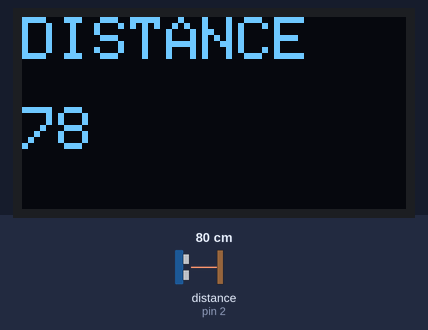
Bench run of a sketch on a simulated Arduino Uno, built with avr-gcc and run on an emulated ATmega328P. On the bench: 128×64 one-colour display. Wiring (inferred from the names in the program): ultrasonic range finder: trigger pin 3; echo pin 2. Inputs (shaded band) come from the test bench; at power-on: distance to the obstacle (sensor on pin 2) 80 cm. The echo pulse lasts 58.3 µs per cm; the display library's start-up logo is not drawn; what the sketch prints to the serial monitor is not drawn.

Above: at 3.2 s.
3.3 s: distance to the obstacle (sensor on pin 2) set to 120 cm
At 4.5 s:
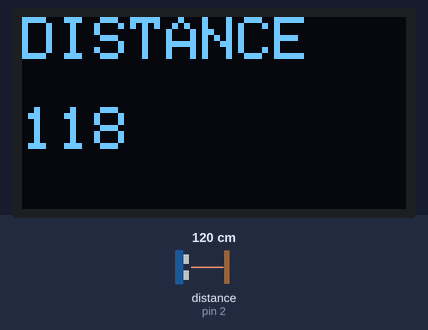
4.9 s: distance to the obstacle (sensor on pin 2) set to 60 cm
At 6.2 s:
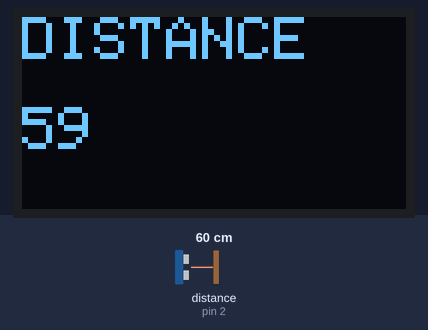
6.6 s: distance to the obstacle (sensor on pin 2) set to 2 cm
At 8.0 s:
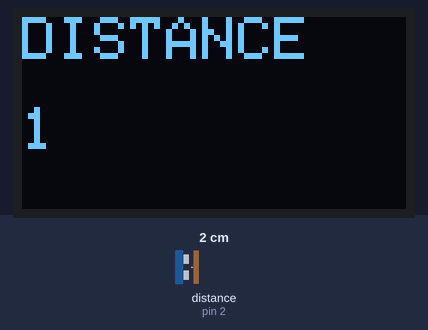
Timing chart, 0 to 9.6 s (numbered marks = the images above; inputs shaded):
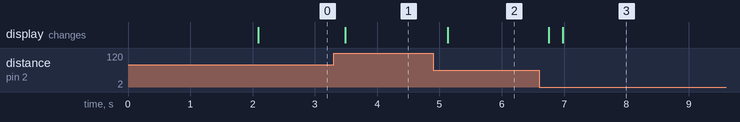

Measured:
- after the input at 3.3 s, the display: changes after 0.19 s (image 1)
- after the input at 4.9 s, the display: changes after 0.24 s (image 2)
- after the input at 6.6 s, the display: first changes after 0.15 s (image 3 shows a later state)

The sketch:

Ultrasonic_level_meter_OLED.ino
```cpp
/*
 *      ======================
 *      Ultrasonic level meter
 *      By Alexander Noyanov
 *      ======================
 *
 *  TODO:
 *  o Connect and get value from Ultrasonic sensor HC-SR04
 *  o Connect OLED screen and print values on it
 *  o Drawing level bar on the screen
 *  o Send sensors data on the web with ETHERNET module/shield
 *  o
 *
 */

// FOR OLED:
#include <SPI.h>
#include <Wire.h>
#include <Adafruit_GFX.h>
#include <Adafruit_SSD1306.h>

#define SCREEN_WIDTH 128 // OLED display width, in pixels
#define SCREEN_HEIGHT 64 // OLED display height, in pixels

// Declaration for an SSD1306 display connected to I2C (SDA, SCL pins)
#define OLED_RESET     -1 // Reset pin # (or -1 if sharing Arduino reset pin)
Adafruit_SSD1306 display(SCREEN_WIDTH, SCREEN_HEIGHT, &Wire, OLED_RESET);

 int sensEchoPin = 2;
 int sensTrigPin = 3;


long getLevel(int echoPin,int trigPin){
  // Clears the trigPin condition
  long _duration;
  int _distance;
  digitalWrite(trigPin, LOW);
  delayMicroseconds(2);
  // Sets the trigPin HIGH (ACTIVE) for 10 microseconds
  digitalWrite(trigPin, HIGH);
  delayMicroseconds(10);
  digitalWrite(trigPin, LOW);
  // Reads the echoPin, returns the sound wave travel time in microseconds
  _duration = pulseIn(echoPin, HIGH);
  // Calculating the distance
  _distance = _duration * 0.034 / 2; // Speed of sound wave divided by 2 (go and back)
  // Displays the distance on the Serial Monitor
  Serial.print("Distance: ");
  Serial.print(_distance);
  Serial.println(" cm");

  return _distance;
}

void OLEDPrintLevel(int sensLevel){
  display.clearDisplay();
  display.setCursor(0,0);
  display.setTextSize(2);             // Draw 2X-scale text
  display.setTextColor(SSD1306_WHITE);
  display.print(F("DISTANCE"));
  display.setCursor(0,30);
  display.println(sensLevel);
  display.display();
  delay(200);
}


void testdrawstyles() {
  display.clearDisplay();

//  display.setTextSize(1);             // Normal 1:1 pixel scale
//  display.setTextColor(SSD1306_WHITE);        // Draw white text
//  display.setCursor(0,0);             // Start at top-left corner
//  display.println(F("Hello, world!"));
//
//  display.setTextColor(SSD1306_BLACK, SSD1306_WHITE); // Draw 'inverse' text
//  display.println(3.141592);

  int sensDistance = 100;

  display.setTextSize(2);             // Draw 2X-scale text
  display.setTextColor(SSD1306_WHITE);
  display.print(F("LEVEL"));
  display.setCursor(0,30);
  display.println(sensDistance);

  display.display();
  delay(2000);
}


void OLEDSetup(){
  // SSD1306_SWITCHCAPVCC = generate display voltage from 3.3V internally
  if(!display.begin(SSD1306_SWITCHCAPVCC, 0x3C)) { // Address 0x3D for 128x64 (C ADRESS NAME!!!!)
    Serial.println(F("SSD1306 allocation failed"));
    for(;;); // Don't proceed, loop forever
  }
  display.display();

  delay(2000); // Pause for 2 seconds

  // Clear the buffer
  display.clearDisplay();

}

void setup() {
  // put your setup code here, to run once:
  pinMode(sensTrigPin, OUTPUT); // Sets the trigPin as an OUTPUT
  pinMode(sensEchoPin, INPUT); // Sets the echoPin as an INPUT
  Serial.begin(9600); // // Serial Communication is starting with 9600 of baudrate speed
  Serial.println("Ultrasonic Sensor HC-SR04 Test"); // print some text in Serial Monitor
  Serial.println("with Arduino UNO R3");
  OLEDSetup();
  //testdrawstyles();
}

void loop() {
  // put your main code here, to run repeatedly:
  long sens1Distance = getLevel(sensEchoPin,sensTrigPin);
  OLEDPrintLevel(sens1Distance);

}
```
